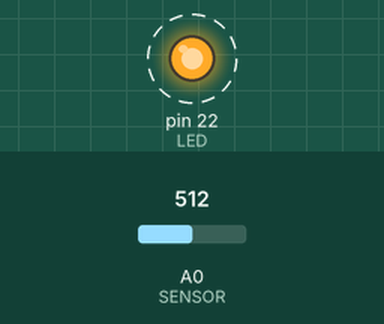
A sketch run on a simulated Arduino Mega 2560, built with avr-gcc and run on an emulated ATmega2560. Parts: output pins drawn as LEDs (lit = HIGH). Dashed ring = blinking. The inputs (shaded band) are chosen by the test bench; at power-on: A0 (SENSOR) = 512. What the sketch prints to the serial monitor is not drawn.

Above: at 0.4 s.
Timing chart, 0 to 3.0 s (numbered marks = the images above):
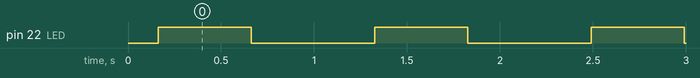

The sketch:

steering_wheel.ino
```cpp
#define SENSOR A0 // voltage divider with 2 photoresistors in parallel and 1MOhm (pullup) in series
#define LED 22

float prev_val;

void setup() {
  Serial.begin(9600);
  pinMode(LED, OUTPUT);
  prev_val = (analogRead(SENSOR)+5)*10;
}

bool touching = false; // if the program starts while driver is touching the wheel (thus initial val is actually true)
                       // only the first cycle will be affected and the program will function properly

void loop() {
  float val = (analogRead(SENSOR)+5)*10;
  Serial.print(val);

  float average = 0;
  int MeasurementsToAverage = 16;
  for(int i = 0; i < MeasurementsToAverage; ++i)
  {
    average += (analogRead(SENSOR)+5)*10;
    delay(10);
  }
  average /= MeasurementsToAverage;
  Serial.print(" ");
  Serial.println(average);


  val = average;
  // Update state:
  if (val/prev_val < 0.01) { // photoresistance drops by an order of mag so sensor starts receiving light
    touching = false; // stopped touching
  } else if (val/prev_val > 100) { // photoresistance raises by an order of mag so sensor stops receiving light
    touching = true; // started touching
  } //else { // readings remain stable, no change in state, calc running mean

 // }

  if (!touching) {
    // blink led
    digitalWrite(LED, HIGH);
    delay(500);
    digitalWrite(LED, LOW);
    delay(500);
  } else {
    delay(500);
  }

  prev_val = val;
}
```

Measured:
- by itself, pin 22 (LED): alternates HIGH for 0.50 s and LOW for 0.66 s
